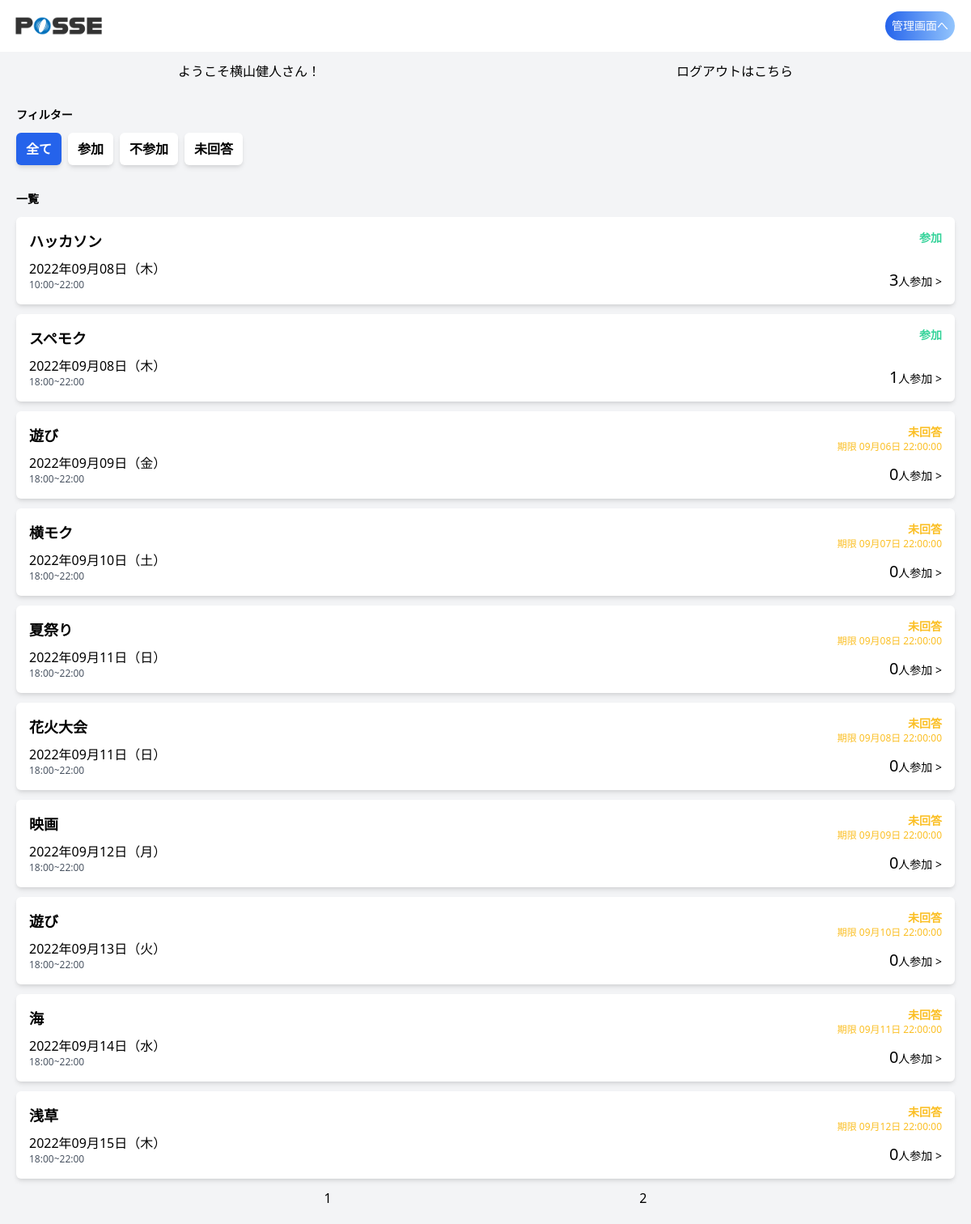
Screenshot of /index.php?status=all (signed in) with the database file from the repository.
### tables this page shows
CREATE TABLE users (
  id INT AUTO_INCREMENT NOT NULL PRIMARY KEY,
  email VARCHAR(255) NOT NULL,
  name VARCHAR(255),
  password VARCHAR(255) NOT NULL, 
  is_admin TINYINT DEFAULT 0, 
  github_id VARCHAR(255),
  slack_id VARCHAR(255)
);

CREATE TABLE events (
  id INT AUTO_INCREMENT NOT NULL PRIMARY KEY,
  name VARCHAR(10) NOT NULL,
  start_at DATETIME NOT NULL,
  end_at DATETIME NOT NULL,
  detail TEXT,
  created_at DATETIME DEFAULT CURRENT_TIMESTAMP,
  updated_at DATETIME DEFAULT CURRENT_TIMESTAMP ON UPDATE CURRENT_TIMESTAMP,
  deleted_at DATETIME
);

### src/index.php (the view, shortened to what this page needs)
<?php
require('dbconnect.php');
$user_id = $_SESSION['user_id'];
$status = filter_input(INPUT_GET, 'status');
if (isset($status)) {
  if ($status == 'all') {
    $stmt = $db->prepare('SELECT events.id, events.name, events.start_at, events.end_at, count(event_attendance.id) AS total_participants FROM events LEFT JOIN event_attendance ON events.id = event_attendance.event_id WHERE events.start_at >= CURDATE() GROUP BY events.id ORDER BY start_at ASC');
    $stmt->execute();
  }
}
$events = $stmt->fetchAll();
$stmt = $db->prepare('SELECT COUNT(id) FROM users WHERE is_admin = 1 AND id = ?');
$stmt->execute(array($user_id));
$is_admin = $stmt->fetch();
function get_day_of_week($w)
{
  $day_of_week_list = ['日', '月', '火', '水', '木', '金', '土'];
  return $day_of_week_list["$w"];
}
?>
<!DOCTYPE html>
<html lang="ja">
<head>
  <link href="https://unpkg.com/tailwindcss@^2/dist/tailwind.min.css" rel="stylesheet">
</head>
<body>
  <header class="h-16">
    <div class="flex justify-between items-center w-full h-full mx-auto pl-2 pr-5">
      <div class="h-full">
        <img src="img/header-logo.png" alt="" class="h-full">
      </div>
      <?php
      $stmt_user_name = $db->prepare('SELECT name FROM users WHERE id = ?');
      $stmt_user_name->execute(array($user_id));
      $user_name = $stmt_user_name->fetch();
      ?>
      <?php if ($is_admin[0] != 0) { ?>
        <a href="./admin.php" class="cursor-pointer p-2 text-sm text-white bg-blue-400 rounded-3xl bg-gradient-to-r from-blue-600 to-blue-300 flex items-center justify-center">管理画面へ</a>
      <?php } ?>
    </div>
  </header>
  <main class="bg-gray-100">
    <div class="flex justify-around">
      <p class="p-3">ようこそ<?php echo $user_name['name'];?>さん！</p>
      <p class="p-3"><a href="./auth/login/logout.php">ログアウトはこちら</a></p>
    </div>
    <div class="w-full mx-auto p-5">
      <div id="filter" class="mb-8">
        <h2 class="text-sm font-bold mb-3">フィルター</h2>
        <div class="flex">
          <a href="./index.php?status=all" class="px-3 py-2 text-md font-bold mr-2 rounded-md shadow-md bg-white <?php if ($status == "all") {
                                                                                                                    echo 'bg-blue-600 text-white';
                                                                                                                  } ?>">全て</a>
          <a href="./index.php?status=presence" class="px-3 py-2 text-md font-bold mr-2 rounded-md shadow-md bg-white <?php if ($status == "presence") {
                                                                                                                        echo 'bg-blue-600 text-white';
                                                                                                                      } ?>">参加</a>
          <a href="./index.php?status=absence" class="px-3 py-2 text-md font-bold mr-2 rounded-md shadow-md bg-white <?php if ($status == "absence") {
                                                                                                                        echo 'bg-blue-600 text-white';
                                                                                                                      } ?>">不参加</a>
          <a href="./index.php" class="px-3 py-2 text-md font-bold mr-2 rounded-md shadow-md bg-white <?php if ($status == null) {
                                                                                                        echo 'bg-blue-600 text-white';
                                                                                                      } ?>">未回答</a>
        </div>
      </div>
      <?php
      $count = count($events);
      $max_page = ceil($count / MAX);
      if (!isset($_GET['page_id'])) {
        $now = 1;
      } else {
        $now = $_GET['page_id'];
      }
      $start_no = ($now - 1) * MAX;
      $disp_data = array_slice($events, $start_no, MAX, true);
      ?>
      <div id="events-list">
        <div class="flex justify-between items-center mb-3">
          <h2 class="text-sm font-bold">一覧</h2>
        </div>
        <?php
          foreach ($disp_data as $event) :
          $start_date = strtotime($event['start_at']);
          $end_date = strtotime($event['end_at']);
          $day_of_week = get_day_of_week(date("w", $start_date));
          $stmt = $db->prepare('SELECT user_id, status FROM event_attendance WHERE event_id = ? AND user_id = ?');
          $stmt->execute(array($event['id'], $user_id));
          $participation_status = $stmt->fetch();
          $stmt = $db->prepare("SELECT COUNT(user_id) FROM event_attendance WHERE event_id = ? AND status = 'presence'");
          $stmt->execute(array($event['id']));
          $participants_total = $stmt->fetch();
          ?>
          <div class="modal-open bg-white mb-3 p-4 flex justify-between rounded-md shadow-md cursor-pointer" id="event-<?php echo $event['id']; ?>">
            <div>
              <h3 class="font-bold text-lg mb-2"><?php echo $event['name'] ?></h3>
              <p><?php echo date("Y年m月d日（${day_of_week}）", $start_date); ?></p>
              <p class="text-xs text-gray-600">
                <?php echo date("H:i", $start_date) . "~" . date("H:i", $end_date); ?>
              </p>
            </div>
            <div class="flex flex-col justify-between text-right">
              <div>
                <?php if (is_null($participation_status['status'])) : ?>
                  <p class="text-sm font-bold text-yellow-400">未回答</p>
                  <p class="text-xs text-yellow-400">期限 <?php echo date("m月d日 H:i:s", strtotime('-3 day', $end_date)); ?></p>
                <?php elseif ($participation_status['status'] == 'absence') : ?>
                  <p class="text-sm font-bold text-gray-300">不参加</p>
                <?php elseif ($participation_status['status'] == 'presence') : ?>
                  <p class="text-sm font-bold text-green-400">参加</p>
                <?php endif; ?>
              </div>
              <div class="accordion">
                <a class="accordion_click">
                  <p class="text-sm"><span class="text-xl"><?= $participants_total[0] ?></span>人参加 ></p>
                </a>
              </div>
            </div>
          </div>
        <?php endforeach; ?>
      </div>
      <div class="flex justify-evenly">
        <?php
        for ($i = 1; $i <= $max_page; $i++) {
          if ($i == $now) {
            $now_html = "<p>$now</p>";
            echo $now_html;
          } else if ($status == null){
            $page_link_ref = "/index.php?page_id=$i";
            $page_link_html = "<p><a href='$page_link_ref'>$i</a></p>";
            echo $page_link_html;
          }else{
            $page_link_ref = "/index.php?page_id=$i&status=$status";
            $page_link_html = "<p><a href='$page_link_ref'>$i</a></p>";
            echo $page_link_html;
          }
        }
        ?>
      </div>
    </div>
  </main>
</body>

### rows the page displays
users: name "横山健人"
events: name "ハッカソン", start_at "2022年09月08日（木）", start_at "10:00", end_at "22:00", shows "参加", participants_total "3"
events: name "スペモク", start_at "2022年09月08日（木）", start_at "18:00", end_at "22:00", shows "参加", participants_total "1"
events: name "遊び", start_at "2022年09月09日（金）", start_at "18:00", end_at "22:00", end_at "09月06日 22:00:00", participants_total "0"
events: name "横モク", start_at "2022年09月10日（土）", start_at "18:00", end_at "22:00", end_at "09月07日 22:00:00", participants_total "0"
events: name "夏祭り", start_at "2022年09月11日（日）", start_at "18:00", end_at "22:00", end_at "09月08日 22:00:00", participants_total "0"
events: name "花火大会", start_at "2022年09月11日（日）", start_at "18:00", end_at "22:00", end_at "09月08日 22:00:00", participants_total "0"
events: name "映画", start_at "2022年09月12日（月）", start_at "18:00", end_at "22:00", end_at "09月09日 22:00:00", participants_total "0"
events: name "遊び", start_at "2022年09月13日（火）", start_at "18:00", end_at "22:00", end_at "09月10日 22:00:00", participants_total "0"
events: name "海", start_at "2022年09月14日（水）", start_at "18:00", end_at "22:00", end_at "09月11日 22:00:00", participants_total "0"
events: name "浅草", start_at "2022年09月15日（木）", start_at "18:00", end_at "22:00", end_at "09月12日 22:00:00", participants_total "0"
